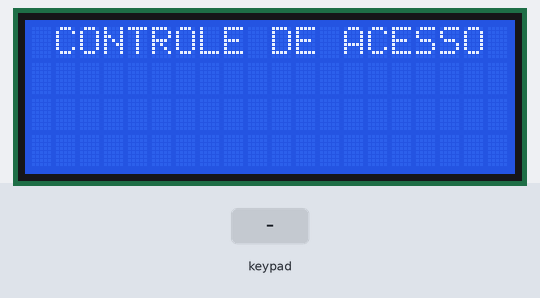
The sketch below on a simulated Arduino Uno, built with avr-gcc and run on an emulated ATmega328P. On the bench: 20×4 character LCD. The test bench sets the inputs (shaded band).

Above: at 1.2 s.
1.3 s: keypad keys 1 2 3 # pressed 0.4 s apart
At 4.1 s:
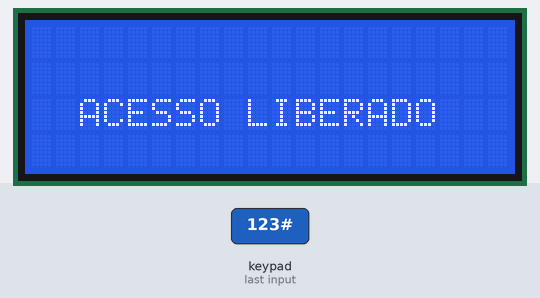
5.9 s: key 'A' pressed
At 6.9 s:
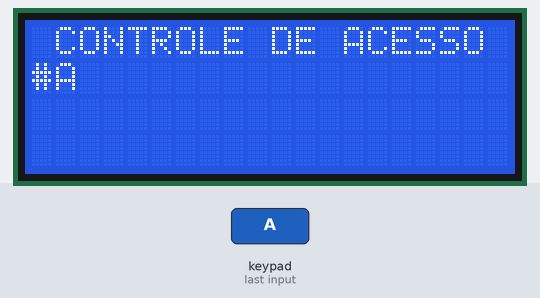
7.4 s: key 'B' pressed
At 9.5 s:
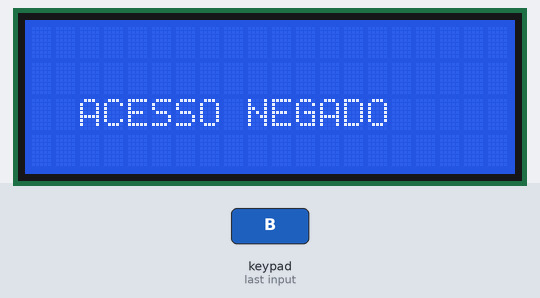
10.4 s: keypad keys 1 2 3 * pressed 0.4 s apart
At 12.0 s:
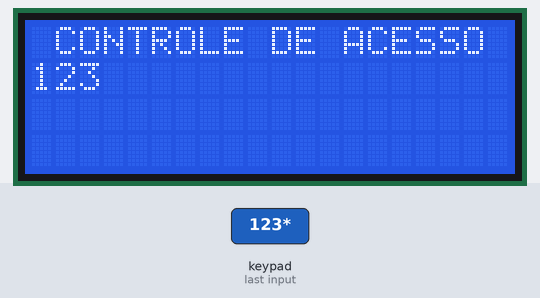
15.0 s: key 'C' pressed
At 15.3 s:
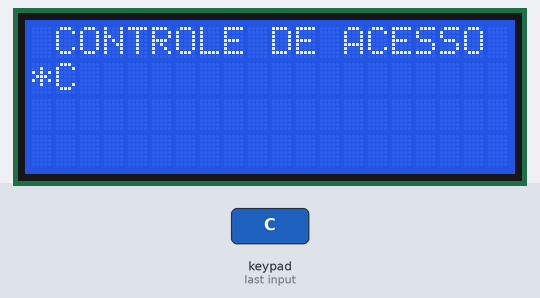
16.5 s: keypad keys 1 2 3 A pressed 0.4 s apart
At 20.7 s:
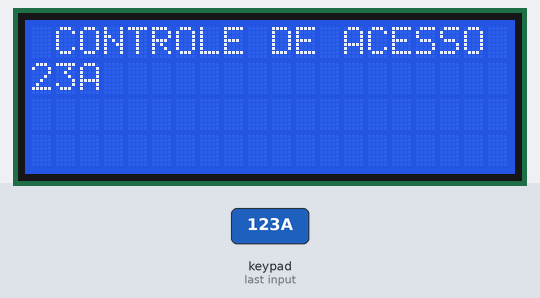
Timing chart, 0 to 22.2 s (numbered marks = the images above; inputs shaded):
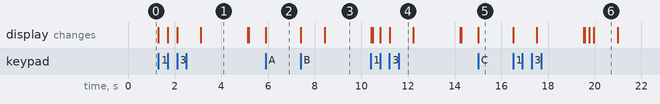

The sketch:

controleAcesso.ino
```cpp
#include <Keypad.h>
#include <Wire.h>
#include <LiquidCrystal_I2C.h>

LiquidCrystal_I2C lcd(0x27, 20, 4);

const byte PASSWORD_LENGTH = 4;
const char PASSWORD[PASSWORD_LENGTH] = "123";

const byte LINHAS = 4;
const byte COLUNAS = 4;

const char TECLAS[LINHAS][COLUNAS] = {
        {'1', '2', '3', 'A'},
        {'4', '5', '6', 'B'},
        {'7', '8', '9', 'C'},
        {'*', '0', '#', 'D'}
};

byte pinosLinhas[LINHAS] = {4, 5, 6, 7};
byte pinosColunas[COLUNAS] = {8, 9, 10, 11};
char inputKeypad[PASSWORD_LENGTH];
byte countInputKeypad = 0;

Keypad teclado = Keypad(makeKeymap(TECLAS), pinosLinhas, pinosColunas, LINHAS, COLUNAS);

void setup() {
    lcd.begin();
    lcd.backlight();
}

void clearController() {
    countInputKeypad = 0;
}

void loop() {

    lcd.setCursor(1, 0);
    lcd.print("CONTROLE DE ACESSO");

    char teclaPressionada = teclado.getKey();

    if (teclaPressionada && countInputKeypad <= PASSWORD_LENGTH) {
        inputKeypad[countInputKeypad] = teclaPressionada;
        lcd.setCursor(countInputKeypad, 1);
        lcd.print(inputKeypad[countInputKeypad]);
        countInputKeypad++;
    }

    if ((PASSWORD_LENGTH - 1) == countInputKeypad) {
        delay(1000);
        lcd.clear();

        if (!strcmp(inputKeypad, PASSWORD)) {
            lcd.setCursor(2, 2);
            lcd.print("ACESSO LIBERADO");
            delay(2000);
        } else {
            lcd.setCursor(2, 2);
            lcd.print("ACESSO NEGADO");
            delay(2000);
        }

        clearController();
        lcd.clear();
    }
}
```

Measured:
- after the input at 1.3 s, the display: first changes at once (image 1 shows a later state)
- after the input at 5.9 s, the display: changes at once (image 2)
- after the input at 7.4 s, the display: first changes at once (image 3 shows a later state)
- after the input at 15.0 s, the display: changes at once (image 5)
- after the input at 16.5 s, the display: first changes at once (image 6 shows a later state)
- what the display in image 1 shows lasts 2.0 s, from 3.1 s to 5.1 s
- what the display in image 6 shows lasts 1.0 s, from 20.0 s to 21.0 s
